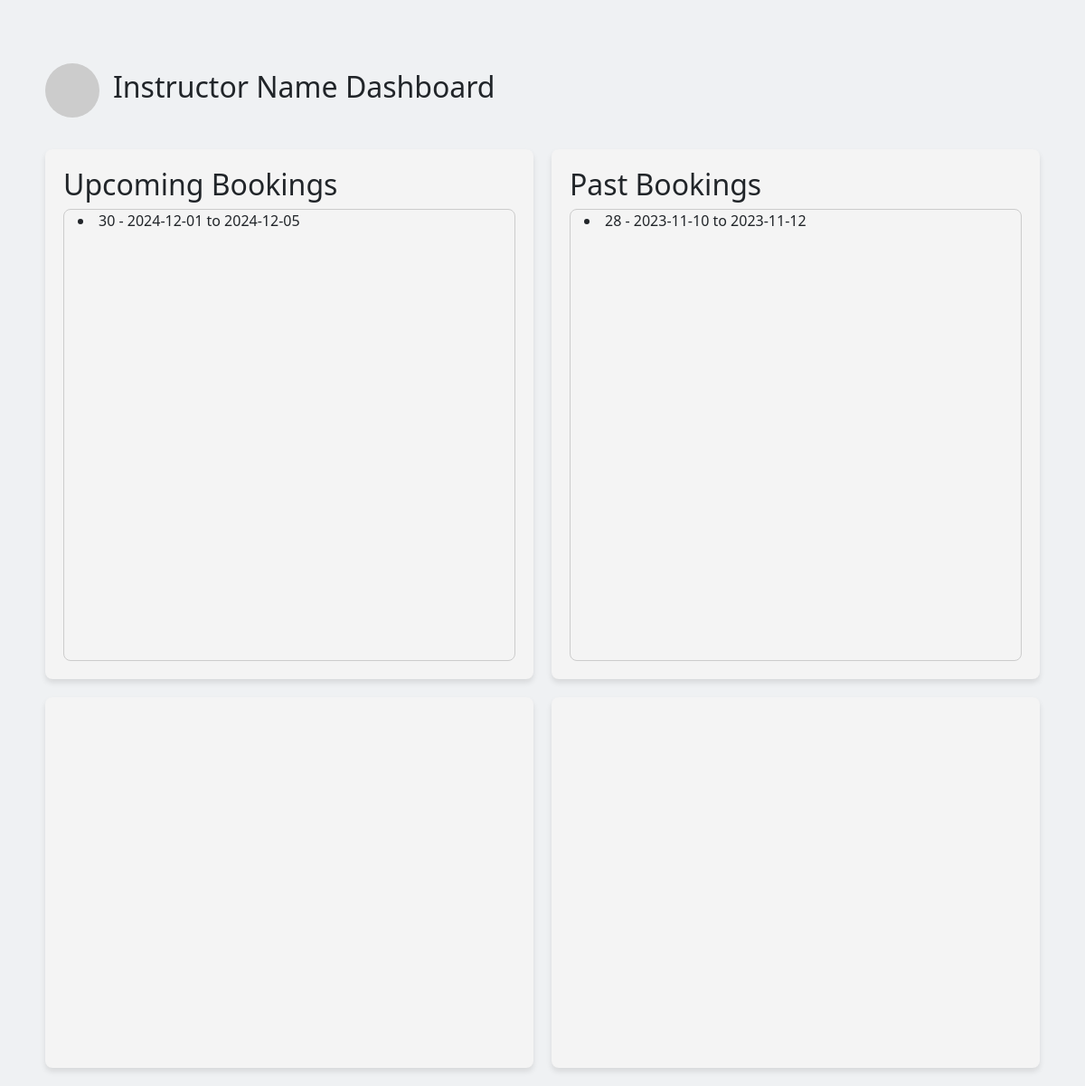
Screenshot of /userDashboard.php with the database file from the repository.
### tables this page shows
CREATE TABLE `bookings` (
  `Booking_ID` int(11) NOT NULL,
  `user_ID` int(11) NOT NULL,
  `Room_ID` int(11) NOT NULL,
  `Start_Time` date NOT NULL,
  `End_Time` date NOT NULL
);

### userDashboard.php (the view, shortened to what this page needs)
<!DOCTYPE html>
<html lang="en">
<head>
    <link href="https://cdn.jsdelivr.net/npm/bootstrap@5.3.0-alpha1/dist/css/bootstrap.min.css" rel="stylesheet">
    <link rel="stylesheet" href="css/styles.css">
</head>
<body>
    <?php
    $username = "Instructor Name";
    include('database/db.php');
    $sql = "SELECT ID FROM users WHERE name = ?";
    $stmt = $pdo->prepare($sql);
    $stmt->execute([$username]);
    $userID = $stmt->fetch();
    $sql = "SELECT Room_ID, Start_Time, End_Time FROM bookings WHERE user_ID = ? AND Start_Time > NOW()";
    $stmt = $pdo->prepare($sql);
    $stmt->execute([$userID['ID']]);
    $comingbookings = $stmt->fetchAll();
    $sql = "SELECT Room_ID, Start_Time, End_Time FROM bookings WHERE user_ID = ? AND Start_Time < NOW()";
    $stmt = $pdo->prepare($sql);
    $stmt->execute([$userID['ID']]);
    $pastbookings = $stmt->fetchAll();
    ?>
    <header>
        <div class="container">
            <div class="dashboard-header" style="margin-bottom: 15px;">
                <img src="https://via.placeholder.com/100" alt="User Picture" class="profile-pic">
                <h2><?php echo $username; ?> Dashboard</h2>
            </div>
            <div class="dashnoard-container">
                <div class="box" id="upcoming-bookings">
                    <h2>Upcoming Bookings</h2>
                    <div class="scrollable-container">
                        <?php
                        foreach ($comingbookings as $booking) {
                            $room = $booking['Room_ID'];
                            $start = $booking['Start_Time'];
                            $end = $booking['End_Time'];
                            echo "<li>{$room} - {$start} to {$end}</li>";
                        }
                        ?>
                    </div>
                </div>
                <div class="box" id="past-bookings">
                    <h2>Past Bookings</h2>
                    <div class="scrollable-container">
                        <?php
                        foreach ($pastbookings as $booking) {
                            $room = $booking['Room_ID'];
                            $start = $booking['Start_Time'];
                            $end = $booking['End_Time'];
                            echo "<li>{$room} - {$start} to {$end}</li>";
                        }
                        ?>
                    </div>
                </div>
                <div class="charts">
                    <div class="chart" id="most used">
                        <div class="chart-container">
                            <?php include('userRoomsUsage.php'); ?>
                        </div>
                    </div>
                    <div class="chart" id="most timing">
                        <div class="chart-container">
                            <?php include('userTimingUsage.php'); ?>
                        </div>
                    </div>
                </div>
            </div>
        </div>
    </header>
</body>
</html>

### css/styles.css (style rules this page uses)
:root { --whitish: #EFF1F3; --blue: #8ecae6; --yellow: #FED766; --balckish: #272727; --red:#a4161a; }
body { background-color: var(--whitish); }
.container { margin-top:30px; display: flex; justify-content: center; padding: 20px; background-color: var(--gray); }
.scrollable-container { display: flex; flex-wrap: wrap; justify-content: space-between; max-width: 100%; height: 500px; overflow-y: auto; padding-left: 15px; padding-right: 15px; border: 1px solid #ccc; border-radius: 8px; }

### userDashboard.php (style rules this page uses)
html, body { height: 100%; margin: 0; }
.container { min-height: 100vh; display: flex; flex-direction: column; }
.dashboard-header { display: flex; align-items: center; margin-top: 20px; }
.profile-pic { width: 60px; height: 60px; object-fit: cover; border-radius: 50%; margin-right: 15px; }
.dashnoard-container { display: flex; justify-content: space-between; gap: 20px; flex-wrap: wrap; margin-top: 20px; }
.box { background-color: #f4f4f4; padding: 20px; border-radius: 8px; box-shadow: 0 4px 6px rgba(0, 0, 0, 0.1); flex: 1 1 30%; min-width: 250px; }
.charts { display: flex; flex: 1 1 60%; flex-wrap: wrap; gap: 20px; }
.chart { background-color: #f4f4f4; padding: 20px; border-radius: 8px; box-shadow: 0 4px 6px rgba(0, 0, 0, 0.1); flex: 1 1 45%; min-width: 300px; }

### rows the page displays
bookings: Room_ID "30", Start_Time "2024-12-01", End_Time "2024-12-05"
bookings: Room_ID "28", Start_Time "2023-11-10", End_Time "2023-11-12"

### other values shown
$username "Instructor Name"
